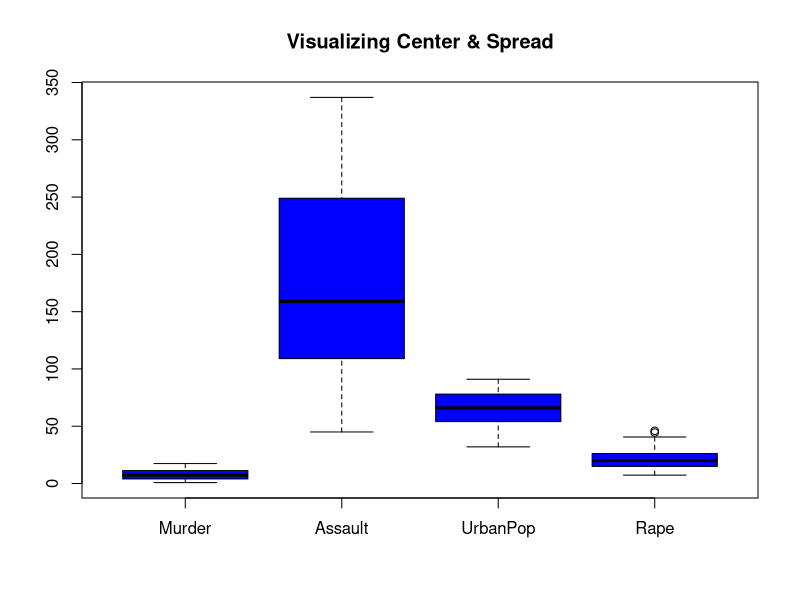
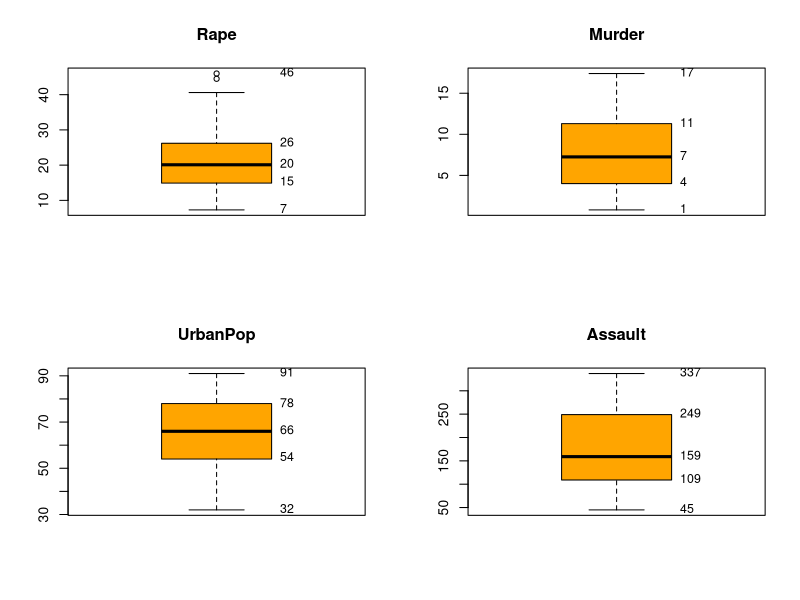
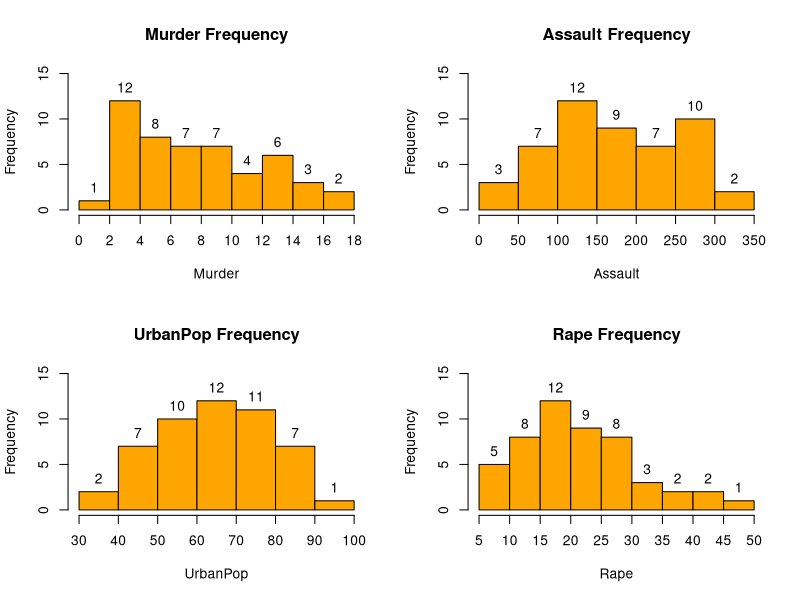
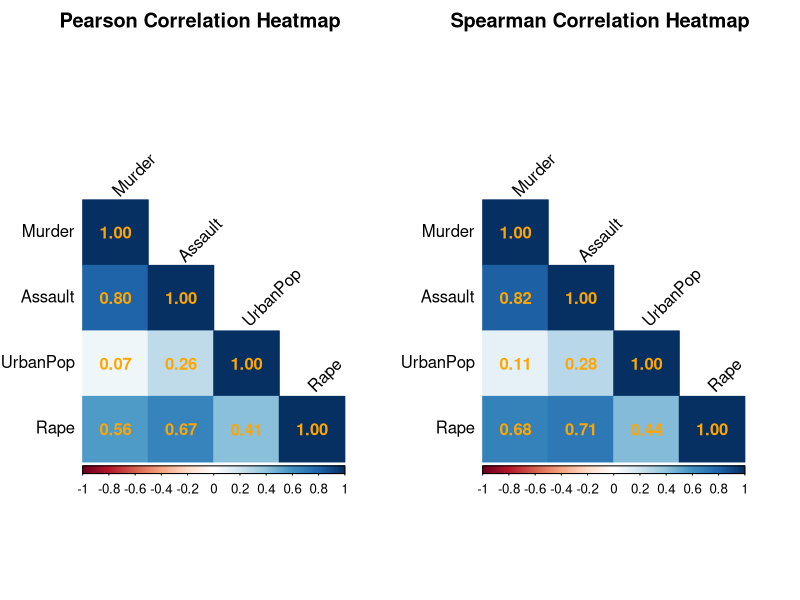
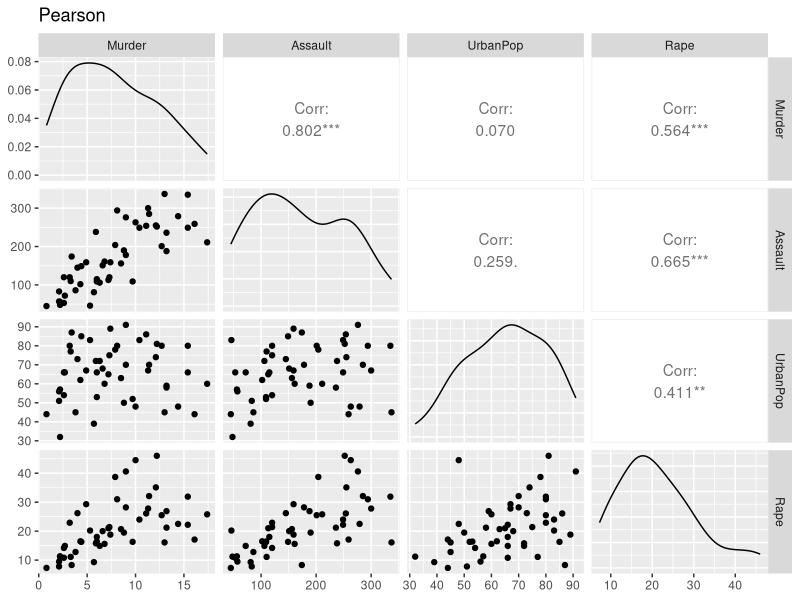
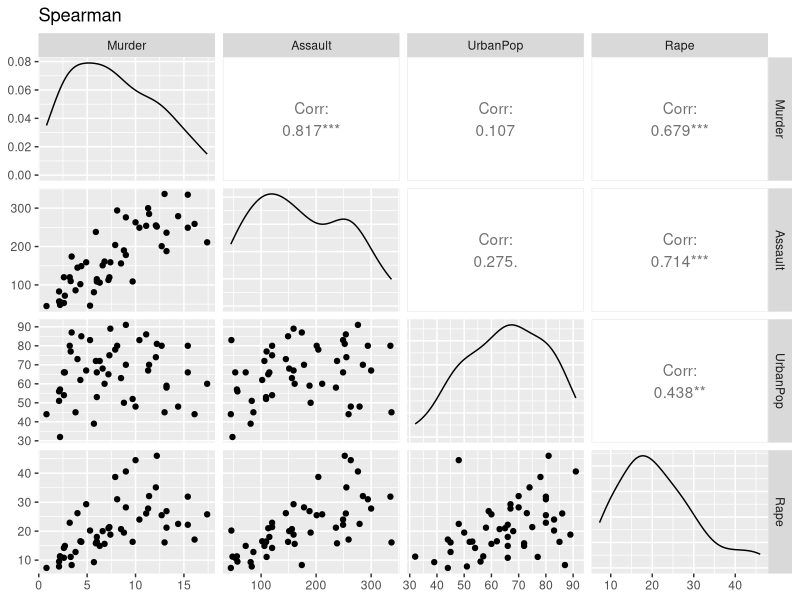

The R source for these figures, in order:
#############################################################################################
# Contribution:
  #Datonye Tamuno(27070654) - Requirment 1 and 2
  #Sandip Pradhan (24899810) - Requirment 3 and 4
  #Folasade Olukoju(27030610) - 500-700 word critical analysis
############################################################################################
#install GGally
if (!requireNamespace("GGally", quietly = TRUE)) { #auto install required package GGally
  install.packages("GGally")
}
if (!requireNamespace("corrplot", quietly = TRUE)) { #auto install required package coorplot
  install.packages("corrplot")
}
library("corrplot")
library("GGally")

data <- USArrests

# The dataset includes three columns measuring different types of violent crime rates
# and  a fourth column, UrbanPop that shows population stats 

###############################################################################################
############################ Requirement 1 ####################################################
###############################################################################################

# DISPLAYING THE FIRST FOUR ROWS
cat("====================== First four rows ========================\n")
first_four <- head(data, n=4)
print(first_four)

# DISPLAYING THE LAST THREE ROWS
cat("====================== Last three rows ========================\n")
last_three <- tail(data, n=3)
print(last_three)
# USArrests DATASET DIMENSIONS
cat("====================== Data dimention ========================\n")
print(dim(data))

# what the dimension results mean
# 50  4
# 50 Rows = The 50 unique US States included in the study.
# 4 Columns = The 4 variables being tracked per state:
# 1. Murder (Rate) | 2. Assault (Rate) | 3. UrbanPop (%) | 4. Rape (Rate)
# Summary: we are working with  exactly 200 data points (50 x 4) 


#variable types
cat("====================== Variable types ========================\n")
print(sapply(data,class))


#state names and missing-value counts.
states <- rownames(data)
states

missing_counts <- rowSums(is.na(data))
missing_counts

#data frame to see both names and missing-value counts
data.frame(State = states, MissingValues = missing_counts)

cat("====================== Summary ========================\n")
print(summary(data))

# validation function
validate_data <- function(x){
  #1. check for duplicate states
  states <- rownames(x)
  any_duplicates <- any(duplicated(states))
  print(paste("Has duplicate states?:", any_duplicates))
  
  # 2. check for non-numeric columns
  # 'sapply' checks the type of every column saving time.
  # we want to see if any are NOT numeric
  numeric_check <- all(sapply(x, is.numeric))
  print(paste("Are all analysis columns numeric?:",numeric_check))
  
  #3. check for negative values
  # 'any(x < 0)' looks at the entire table at once for minus signs
  
  has_negatives <- any(x < 0, na.rm = TRUE)
  print(paste("Has negative values?:", has_negatives))
  
  # na.rm = TRUE: Tells R to ignore/remove missing values 
  # while checking ranges so the code doesn't crash if data is blank.
  
  #4. Check plausible ranges 
  
  # We check if any value in a specific column crosses our defined maximum limit
  bad_murder   <- any(x$Murder > 100, na.rm = TRUE)
  bad_assault  <- any(x$Assault > 1000, na.rm = TRUE)
  bad_urbanpop <- any(x$UrbanPop > 100, na.rm = TRUE)   # Cannot be over 100%
  bad_rape     <- any(x$Rape > 200, na.rm = TRUE)
  
  # Combine range checks into one true/false result
  has_out_of_bounds <- bad_murder || bad_assault || bad_urbanpop || bad_rape
  print(paste("Has values outside plausible ranges?:", has_out_of_bounds))
}
cat("========================= Data validation ==========================\n")
validate_data(data)

# DATA VALIDATION RESULTS & COMMENTARY FOR USARRESTS

# FIGURING OUT THE PLAUSIBLE RANGES
# 1. Checked the official help documentation (?USArrests): 
#    This confirmed exactly what the metrics mean. It told me that Murder, 
#    Assault, and Rape are rates calculated "per 100,000 residents", and 
#    UrbanPop is an actual "percentage".
#
# 2. ALSO ASSESSED THET DATASET USING (summary(USArrests))

# MY COMMENTARY & FINDINGS (What the results actually mean):

# I ran the validation function on the built-in USArrests dataset.

# 1. No Duplicate States (FALSE)
#
# > validate_data(USArrests)
# [1] "Has duplicate states?: FALSE"
# [1] "Are all analysis columns numeric?: TRUE"
# [1] "Has negative values?: FALSE"
# [1] "Has values outside plausible ranges?: FALSE"
#
# 4. Everything Is Within Plausible Ranges (FALSE for "has out of bounds"): 
#    - The urban population numbers stay under my 100% ceiling.
#    - The crime rates stay well below the safety caps (100, 1000, 200).
#
# CONCLUSION: 
# The dataset is clean, realistic, and free of any typos.

###############################################################################################
############################ Requirement 2: DESCRIPTIVE SUMMARY TABLE #########################
###############################################################################################

# 1. Created a function to calculate 
# the min, max, mean, median, standard deviation
# and interquartile range for a single column
calculate_stats <- function(column) {
  c(
    Min    = min(column),
    Max    = max(column),
    Mean   = mean(column),
    Median = median(column),
    SD     = sd(column),
    IQR    = IQR(column)
  )
}

# 2. Applied the calculate function across the 4 target columns
# 'sapply' runs the function on each column
summary_table <- sapply(USArrests[ c("Murder", "Assault", "UrbanPop", "Rape")],calculate_stats)


print(summary_table)

# Result:
#           Murder   Assault UrbanPop
# Min     0.80000  45.00000 32.00000
# Max    17.40000 337.00000 91.00000
# Mean    7.78800 170.76000 65.54000
# Median  7.25000 159.00000 66.00000
# SD      4.35551  83.33766 14.47476
# IQR     7.17500 140.00000 23.25000
#           Rape
# Min     7.300000
# Max    46.000000
# Mean   21.232000
# Median 20.100000
# SD      9.366385
# IQR    11.100000

# rounding up the table so its easier to read

summary_table_clean <- round(summary_table, digits = 2)
print(summary_table_clean)

# in order to identify any features,ill use some visualisation

# feature 1 - Center and Spread

boxplot(USArrests, col = "blue", main = "Visualizing Center & Spread")
# This creates a simple boxplot comparing all columns side-by-side

# If you look at the boxplot, 
# the Assault column completely taller than everything else.
# It has a lot of numbers and a huge spread, while Murder sits at the bottom.

# Feature 2 - comparing the mean and median to check for possible skewness
# To check for skewness using just numbers you can compare the mean and the median of the individual columns

# For the crimes (Murder, Assault, Rape), the average is higher than the middle number. 
# That tells us that a few states that are high in crime rates are pulling the average number up, making the data skew to a side.
# For Urban population the numbers look balanced because the average and middle are almost identical.




###############################################################################################
############################ Requirement 3 ####################################################
###############################################################################################
#creating boxplot for murder, assault, UrbanPop, Rape

# Calculate quartiles
rq <- quantile(data$Rape)
mq <- quantile(data$Murder)
uq <- quantile(data$UrbanPop)
aq <- quantile(data$Assault)

# Boxplots
par(mfrow = c(2, 2)) #2x2 plot

#Rape
boxplot(data$Rape, main = "Rape", col = "orange")
text(x = 1.2, y = rq, labels = round(rq, 0), pos = 4, cex = 0.9) # add the quartile value to boxplot for readability (x,y) position of text
#Murder
boxplot(data$Murder, main = "Murder", col = "orange")
text(x = 1.2, y = mq, labels = round(mq, 0), pos = 4, cex = 0.9)
#UrbanPop
boxplot(data$UrbanPop, main = "UrbanPop", col = "orange")
text(x = 1.2, y = uq, labels = round(uq, 0), pos = 4, cex = 0.9)
#Assault
boxplot(data$Assault, main = "Assault", col = "orange")
text(x = 1.2, y = aq, labels = round(aq, 0), pos = 4, cex = 0.9)



#creating histogram for murder, assault, UrbanPop, Rape
par(mfrow = c(2, 2)) # create 2x2 plot 
#Murder
murder <- hist(data$Murder, main="Murder Frequency", xlab="Murder", ylab = "Frequency", col="orange", border="black", xaxt = "n", ylim = c(0, max(hist(data$Murder, plot = FALSE)$counts) * 1.25)) #xaxt = "n" prevent default x axis values from drawing
text(murder$mids, murder$counts, labels = murder$counts, pos = 3) # add frequency text to the bar for readability 

axis(1, at = murder$breaks) #adjust the bin labels (x axis) for readability
#Assult
assault <- hist(data$Assault, main="Assault Frequency", xlab="Assault", ylab = "Frequency", col="orange", border="black", ylim = c(0, max(hist(data$Assault, plot = FALSE)$counts) * 1.25))
text(assault$mids, assault$counts, labels = assault$counts, pos = 3) # add frequency text to the bar for readability 

#urbanpop
urbanpop <- hist(data$UrbanPop, main="UrbanPop Frequency", xlab="UrbanPop", ylab = "Frequency", col="orange", border="black", ylim = c(0, max(hist(data$UrbanPop, plot = FALSE)$counts) * 1.25))
text(urbanpop$mids, urbanpop$counts, labels = urbanpop$counts, pos = 3) # add frequency text to the bar for readability 

#rape
rape <- hist(data$Rape, main="Rape Frequency", xlab="Rape", ylab = "Frequency", col="orange", border="black", xaxt = "n", ylim = c(0, max(hist(data$Rape, plot = FALSE)$counts) * 1.25))
text(rape$mids, rape$counts, labels = rape$counts, pos = 3) # add frequency text to the bar for readability 

axis(1, at = rape$breaks) #adjust the bin labels (x axis) for readability


##################### Analysis #######################################
#Box plot
#The box plots provide information about the central tendency, variability, and potential outliers of the four variables in the USArrests dataset.
#The murder and assault box plots show considerable variation between states, but no potential outliers are identified. Lowest murder arrest is 1 and highest murder arrest is 17, 
#while most states has arrest rate between 4 and 11 per 100 thousand. 

#The urban population box plot indicates that the median urban population percentage is approximately 66%, 
#with most states having values between 54% and 78%. Minimum urban population is 32% and maximum urban population is 91%.

#The Rape box plot identifies two potential outliers above the upper whisker, representing states with unusually high rape arrest rates compared with the 
#remaining states. These observations may contribute to the right skewness observed in the Rape histogram.

#Overall,the box plots suggest that the Rape variable contains two potential outliers, while the other three variables did not.



# Murder Histogram 
# It seems to be right skewed which suggest most states having lower to moderate murder arrest rates. 
# This suggests frequency of high murder arrests decreases as the murder rate increases.
# 12 states with 2-4 murder arrest observed, which is the the highest peak.  

# Assault Histogram
# Assault frequency seems to be bimodal, a histogram with two distinct peaks.
# The highest frequency occurred in the bins 100-150 assaults in 12 states. 
# Followed by second highest frequency of 10 states with assaults range of 250-300.


# Urban population histogram
# It appears approximately symmetric, with most states concentrated between 50% and 80% urban population. 
# The highest frequency occurs in the 60–70% interval, containing 12 states. 
# The frequencies decrease towards both ends of the distribution, suggesting that most states have moderate to high levels of urbanisation.
# While relatively few have very low or very high urban population percentages.

# Rape histogram 
# It seems to be right skewed, most states concentrated in low to moderate arrests, while few states reporting higher number of 
# arrests related to rape. 15-20 arrests made in 12 states which is the highest frequency. 
# The frequencies generally decrease as the arrest rate increases, with relatively few states having high values. 
# This indicates that the distribution has a longer tail towards higher arrest rates.


###############################################################################################
############################ Requirement 4 ####################################################
###############################################################################################


# Pearson correlation
cat("Pearson correlation", "\n")
pearson <- cor(data, method = "pearson")
print(pearson) #print pearson correlation
cat("\n") #add empty line


# Spearman correlation
cat("Spearman correlation", "\n")
spearman <- cor(data, method = "spearman")
print(spearman)

#heatmaps
par(mfrow=c(1,2)) # create 1x2 plots
corrplot(pearson,
         method = "color", #create coloured map
         type = "lower", # lower triangle only to avoid displaying some duplicates 
         addCoef.col = "orange", #set correlation value color 
         tl.col = "black", #label color
         tl.srt = 45, # label text angle
         title = "Pearson Correlation Heatmap",
         mar = c(0, 0, 2, 0)) #add 2 top margin

corrplot(spearman,
         method = "color",
         type = "lower",
         addCoef.col = "orange",
         tl.col = "black",
         tl.srt = 45,
         title = "Spearman Correlation Heatmap",
         mar = c(0, 0, 2, 0))

# matrix plot
#pearson
print(ggpairs(
  data,
  title = "Pearson",
  upper = list(continuous = wrap("cor", method = "pearson")), #upper triangle show the correlation coefficient
  lower = list(continuous = "points"), #lower triangle show the scatter plot
  diag = list(continuous = "densityDiag")
))
#spearman
print(ggpairs(
  data,
  title = "Spearman",
  upper = list(continuous = wrap("cor", method = "spearman")),
  lower = list(continuous = "points"),
  diag = list(continuous = "densityDiag")
))

#ref Holtz, Y. (2018). The R graph gallery – help and inspiration for R charts. [online] The R Graph Gallery. Available at: https://r-graph-gallery.com/ [Accessed 26 Oct. 2026].

########################## Analysis ###########################
# Heatmap 
# The heatmap displaying the correlation coefficient between the variables.
# The highest correlation is between assault and murder with positive 0.8 (Pearson). The Spearman correlation is slightly higher, at 0.82.
# Both Pearson and Spearman results indicate a strong positive association. Which can be seen in the scatter plot. This suggests as the number of arrests made related to assault, the number of murder related arrest goes up as well.
# The second highest correlation is between assault and rape with positive 0.67 (Pearson) coefficient. The Spearman coefficient is slightly higher, at 0.71 Which suggest the number of rape related arrest goes up with assault related arrest.
# The lowest correlation is between urban population and murder with 0.07. The Spearman correlation is also close to zero, at 0.11.
# The correlation is very weak, indicating weak association between murder and urban population. Which can be seen in the scatter plot.
# Although the Spearman coefficient is slightly higher, both methods suggest that there is little association between these variables.

# ggpairs
# This plot displaying three different types of information. 
# The scatter plot, displaying the rate of arrests of all the variables. Each dot represent a state, the y axis represent the number of arrests.
# The density curve showing how values are distributed for each variable. 
# Correlation coefficient, measuring the the correlation between two variables.
# Murder and Assault scatter plot showing a strong positive correlation, which is supported by the correlation coefficient of 0.8 (pearson) and 0.82 Spearman coefficient.
# This suggest number of murder related arrest goes up with assault related arrests.
# Murder and Urban population has the weakest positive correlation, looking at scatter plot the points is all over the place and supported by 0.07 (Pearson) correlation coefficient and 0.11 Spearman coefficient. 
# Meaning there is very weak relation between murder and urban population. 

# Pearson vs Spearman
# overall the Pearson and Spearman coefficient is very similar. Suggesting the general pattern of association is consistent between the two methods.
# Some notable difference, between assault and rape increases from 0.67 using Pearson to 0.71 using Spearman. Similarly, the correlation between Murder and Rape increases from 0.56 to 0.68.
# In conclusion, both methods identify murder and assault as the strongest relationship and murder and urban population as the weakest. 
# The overall findings are consistent, although Spearman reveals somewhat stronger associations for certain variable pairs.
